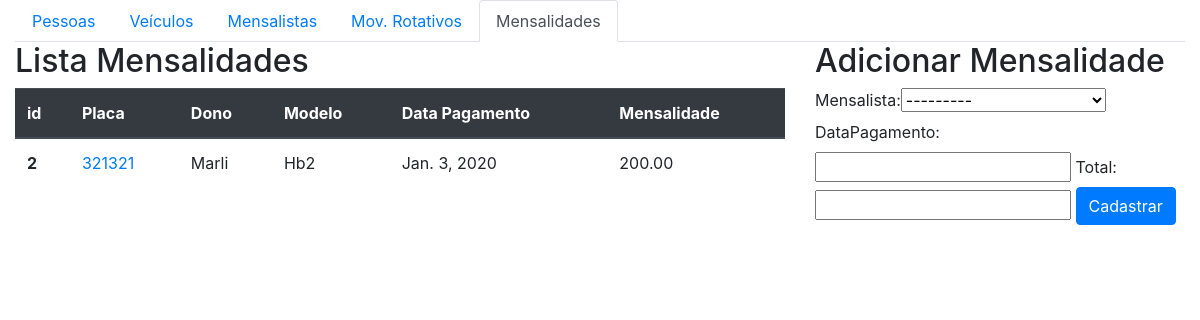
The app's page /core/movmen/ with its own data.
### core/models.py (models this page shows, shortened)
class MovimentosMensalista(models.Model):
    mensalista= models.ForeignKey(mensalista,on_delete=models.SET_NULL, null=True)
    dataPagamento = models.DateField()
    total = models.DecimalField(max_digits=7, decimal_places=2)

class mensalista(models.Model):
    veiculo= models.ForeignKey(veiculo, on_delete=models.SET_NULL, null=True)
    inicio = models.DateField()
    mensalidade = models.DecimalField(max_digits=7, decimal_places=2)
    def __str__(self):
        return str(self.veiculo)

class veiculo(models.Model):
    marca = models.ForeignKey(marca, on_delete=models.SET_NULL, null=True)
    dono = models.ForeignKey(pessoa, on_delete=models.SET_NULL, null=True)
    placa = models.CharField(max_length=7, null=True)
    modelo = models.CharField(max_length=30, null=True)
    cor = models.CharField(max_length=20, null=True)
    observacoes = models.TextField()
    def __str__(self):
        return self.modelo + " - " + self.placa + " - " + str(self.dono)

class pessoa(models.Model):
    nome = models.CharField(max_length=100)
    end = models.CharField(max_length=200)
    telefone = models.CharField(max_length=200)
    def __str__(self):
        return self.nome

### core/views.py (the view)
def lista_movmen(request):
    movmen = MovimentosMensalista.objects.all()
    form = MovmenForm()
    data = {'movmen': movmen, 'form': form}
    return render(request, 'core/lista_movmen.html', data)

### core/forms.py
class MovmenForm(ModelForm):
    class Meta:
        model = MovimentosMensalista
        fields = '__all__'

### core/templates/core/lista_movmen.html (shortened to what this page needs)
<!DOCTYPE html>
{% extends 'base.html' %}
{% block main %}
{% load bootstrap %}
<html lang="en">
<head>
</head>
<body>
<ul class="nav nav-tabs">
    <li class="nav-item">
        <a class="nav-link" href="{% url 'core_lista_pessoas' %}">Pessoas</a>
    </li>
    <li class="nav-item">
        <a class="nav-link" href="{% url 'core_lista_veiculos' %}">Veículos</a>
    </li>
    <li class="nav-item">
        <a class="nav-link" href="{% url 'core_lista_mensalistas' %}">Mensalistas</a>
    </li>
    <li class="nav-item">
        <a class="nav-link" href="{% url 'core_lista_movrot' %}">Mov. Rotativos</a>
    </li>
    <li class="nav-item">
        <a class="nav-link active" href="{% url 'core_lista_movmen' %}">Mensalidades</a>
    </li>
</ul>
<div class="row">
    <div class="col-sm-8">
        <h2>Lista Mensalidades</h2>
        <table class="table">
          <thead class="thead-dark">
            <tr>
              <th scope="col">id</th>
              <th scope="col">Placa</th>
              <th scope="col">Dono</th>
              <th scope="col">Modelo</th>
              <th scope="col">Data Pagamento</th>
              <th scope="col">Mensalidade</th>
            </tr>
          </thead>
          {% for mov in movmen%}
          <tbody>
            <tr>
              <th scope="row">{{mov.id}}</th>
              <td><a href="{% url 'core_movmen_update' mov.id%}">{{mov.mensalista.veiculo.placa}}</a></td>
              <td>{{mov.mensalista.veiculo.dono}}</td>
              <td>{{mov.mensalista.veiculo.modelo}}</td>
              <td>{{mov.dataPagamento}}</td>
              <td>{{mov.total}}</td>
            </tr>
          </tbody>
          {% endfor %}
        </table>
    </div>
    <div class="col-sm-4">
        <h2>Adicionar Mensalidade</h2>
        <form action="{% url 'core_movmen_novo'%} " method="POST">
            {{ form|bootstrap }}
            <button class="btn btn-primary type="submit"> Cadastrar </button>
        </form>
    </div>
</div>
{% endblock %}

### records on screen
MovimentosMensalista: id "2", mensalista.veiculo.placa "321321", mensalista.veiculo.dono "Marli", mensalista.veiculo.modelo "Hb2", dataPagamento "Jan. 3, 2020", total "200.00"
